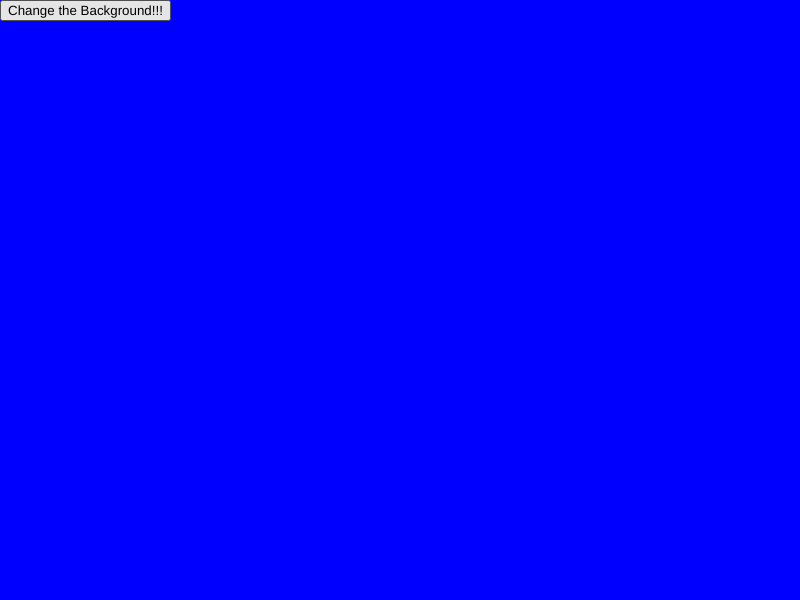
Frame 1 (no input)
Frame 60 (no input): identical to frame 1, image omitted
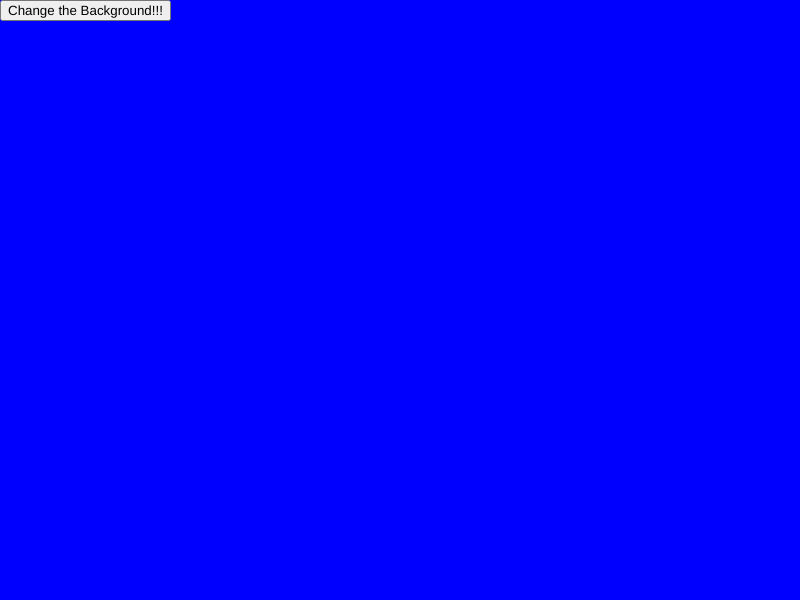
Frame 120 (the mouse pressed at the canvas centre since frame 60)

The p5.js sketch that drew these frames (run headless with seeded random() and noise() and a simulated clock; from frame 60 on, the mouse is pressed at the canvas centre):

// p5.js sketch
// ── sketch.js
let button;
let x;

function preLoad(){

}

function setup() {
  // put setup code here
  createCanvas(displayWidth, displayHeight);
  background('blue');

  button = createButton('Change the Background!!!');
  button.position(0,0);
  button.mousePressed(changeBackgroundRandom);
}

function draw() {
  // put drawing code here
  button.position(x, x * displayHeight/displayWidth);
  x +=5;
  if (x > displayWidth) {
    x=0;
  }
}

function mouseReleased(){

}

function changeBackgroundRandom(){
  background(random(255),random(255),random(255));
}
